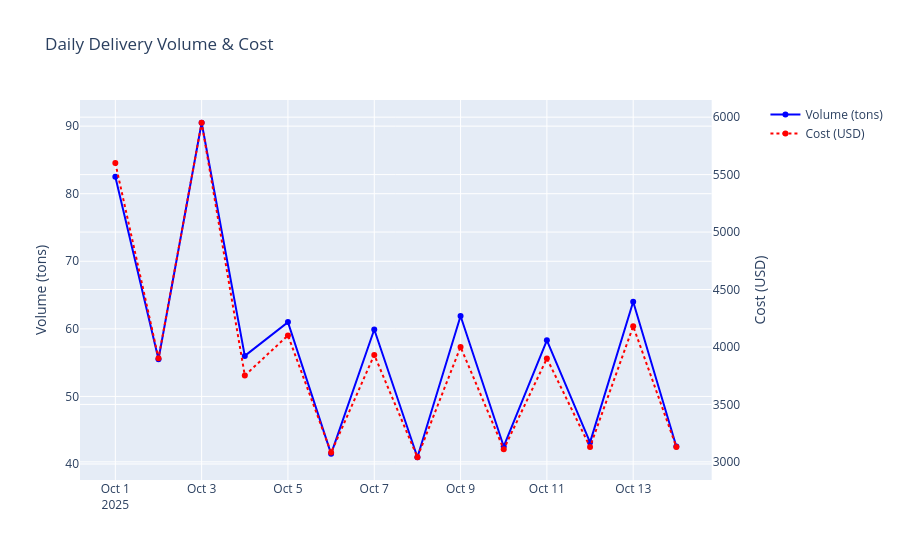

Notebook cell for this chart:
### Markdown cell above
## 4. Daily & Route Summary

### Code cell
# Daily delivery volume
daily_volume = df.groupby('date').agg(
    total_volume_ton=('volume_ton', 'sum'),
    total_cost_usd=('cost_usd', 'sum'),
    avg_delay_hours=('delay_hours', 'mean'),
    deliveries_count=('delivery_id', 'count'),
    total_distance_km=('distance_km', 'sum')
).reset_index().round(2)

print("=== Daily Volume ===")
print(daily_volume)

# Line chart
fig = make_subplots(specs=[[{"secondary_y": True}]])
fig.add_trace(go.Scatter(x=daily_volume['date'], y=daily_volume['total_volume_ton'],
                         mode='lines+markers', name='Volume (tons)', line=dict(color='blue', width=2)),
              secondary_y=False)
fig.add_trace(go.Scatter(x=daily_volume['date'], y=daily_volume['total_cost_usd'],
                         mode='lines+markers', name='Cost (USD)', line=dict(color='red', width=2, dash='dot')),
              secondary_y=True)
fig.update_layout(title='Daily Delivery Volume & Cost')
fig.update_yaxes(title_text="Volume (tons)", secondary_y=False)
fig.update_yaxes(title_text="Cost (USD)", secondary_y=True)
fig.show()

### Figure 1 — Plotly figure (JSON) as saved in the notebook; plotly's stock layout.template omitted (floating-point values rounded to 4 significant figures)
{"data": [{"line": {"color": "blue", "width": 2}, "mode": "lines+markers", "name": "Volume (tons)", "type": "scatter", "x": ["2025-10-01T00:00:00.000000000", "2025-10-02T00:00:00.000000000", "2025-10-03T00:00:00.000000000", "2025-10-04T00:00:00.000000000", "2025-10-05T00:00:00.000000000", "2025-10-06T00:00:00.000000000", "2025-10-07T00:00:00.000000000", "2025-10-08T00:00:00.000000000", "2025-10-09T00:00:00.000000000", "2025-10-10T00:00:00.000000000", "2025-10-11T00:00:00.000000000", "2025-10-12T00:00:00.000000000", "2025-10-13T00:00:00.000000000", "2025-10-14T00:00:00.000000000"], "xaxis": "x", "y": [82.5, 55.5, 90.5, 56.0, 61.0, 41.5, 59.9, 41.0, 61.9, 42.6, 58.3, 43.2, 64.0, 42.6], "yaxis": "y"}, {"line": {"color": "red", "dash": "dot", "width": 2}, "mode": "lines+markers", "name": "Cost (USD)", "type": "scatter", "x": ["2025-10-01T00:00:00.000000000", "2025-10-02T00:00:00.000000000", "2025-10-03T00:00:00.000000000", "2025-10-04T00:00:00.000000000", "2025-10-05T00:00:00.000000000", "2025-10-06T00:00:00.000000000", "2025-10-07T00:00:00.000000000", "2025-10-08T00:00:00.000000000", "2025-10-09T00:00:00.000000000", "2025-10-10T00:00:00.000000000", "2025-10-11T00:00:00.000000000", "2025-10-12T00:00:00.000000000", "2025-10-13T00:00:00.000000000", "2025-10-14T00:00:00.000000000"], "xaxis": "x", "y": [5601.0, 3901.0, 5951.0, 3752.0, 4101.0, 3081.0, 3931.0, 3040.0, 4000.0, 3110.0, 3900.0, 3130.0, 4180.0, 3130.0], "yaxis": "y2"}], "layout": {"autosize": true, "title": {"text": "Daily Delivery Volume & Cost"}, "xaxis": {"anchor": "y", "autorange": true, "domain": [0, 0.94], "range": ["2025-09-30 04:25:49.3012", "2025-10-14 19:34:10.6988"], "type": "date"}, "yaxis": {"anchor": "x", "autorange": true, "domain": [0, 1], "range": [36.92, 94.58], "title": {"text": "Volume (tons)"}, "type": "linear"}, "yaxis2": {"anchor": "x", "autorange": true, "overlaying": "y", "range": [2800.0, 6192.0], "side": "right", "title": {"text": "Cost (USD)"}, "type": "linear"}}}
